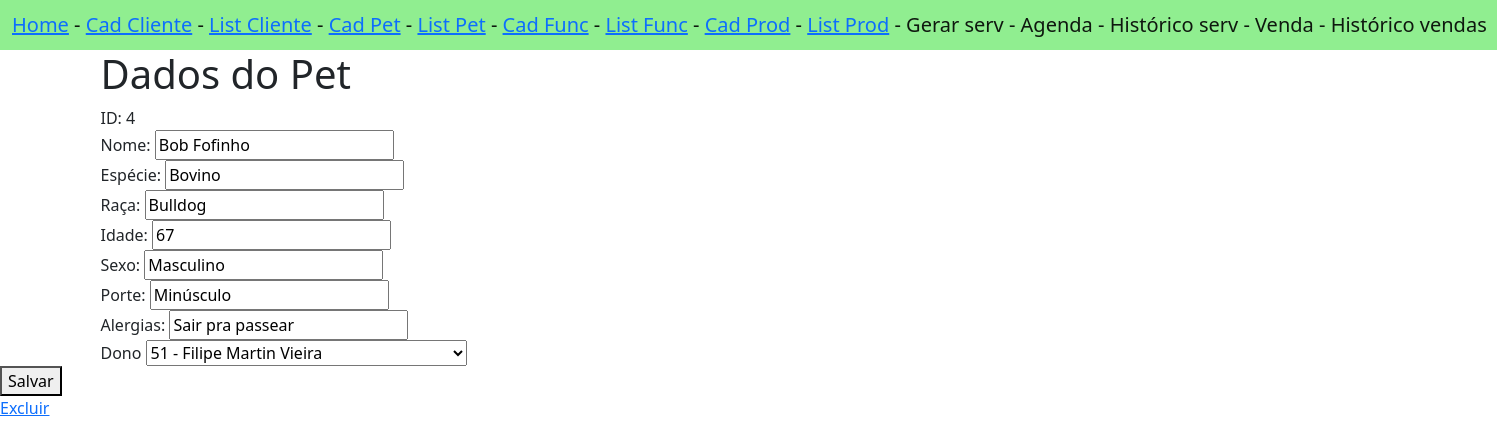
The app's page /infoPet/4/ with its own data.
### appPetPlanet/models.py (models this page shows)
class Pet(models.Model):
    id_pet = models.AutoField(primary_key=True)
    nome = models.TextField()
    especie = models.TextField()
    raca = models.TextField()
    idade = models.TextField()
    sexo = models.TextField()
    porte = models.TextField()
    alergias = models.TextField()
    id_dono = models.IntegerField(default=1)

### appPetPlanet/views.py (the view)
# urls.py: path('infoPet/', views.infoPet, name='infoPet'),
def infoPet(request, IDPet):
    pet = Pet.objects.get(id_pet=IDPet)
    try:
        dono = Cliente.objects.get(id_cliente=pet.id_dono)
    except Cliente.DoesNotExist:
        dono = Cliente()
        dono.nome = "Sem dono definido"
    args = {
        'pet': pet,
        'dono': dono,
        'clientes': Cliente.objects.all(),
    }
    return render(request, 'pet/infoPet.html', args)

### appPetPlanet/templates/pet/infoPet.html (shortened to what this page needs)
{% extends 'navBar.html' %}
{% block conteudo %}
<form action="{% url 'editarPetNoDB' %}{{pet.id_pet}}" method="post">
    <div class="container">
        <H1>Dados do Pet</H1>
        ID: {{ pet.id_pet }}<br>
        Nome: <input name="nome" type="text" value="{{ pet.nome }}"><br>
        Espécie: <input name="especie" type="text" value="{{ pet.especie }}"><br>
        Raça: <input name="raca" type="text" value="{{ pet.raca }}"><br>
        Idade: <input name="idade" type="text" value="{{ pet.idade }}"><br>
        Sexo: <input name="sexo" type="text" value="{{ pet.sexo }}"><br>
        Porte: <input name="porte" type="text" value="{{ pet.porte }}"><br>
        Alergias: <input name="alergias" type="text" value="{{ pet.alergias }}"><br>
        Dono <select name="dono" type="text" value="{{ donoPet }}">
            <option nome="id_dono" type="input" value="{{ pet.id_dono }}">
                {{ pet.id_dono }} - {{ dono.nome}}
            </option>
        </select>
    </div>
    <button>Salvar</button>
</form>
<a href="{% url 'excluirPetDB' %}{{ pet.id_pet }}">Excluir</a>
{% endblock %}

### records on screen
Pet: id_pet "4", nome "Bob Fofinho", especie "Bovino", raca "Bulldog", idade "67", sexo "Masculino", porte "Minúsculo", alergias "Sair pra passear", dono "51 - Filipe Martin Vieira"
